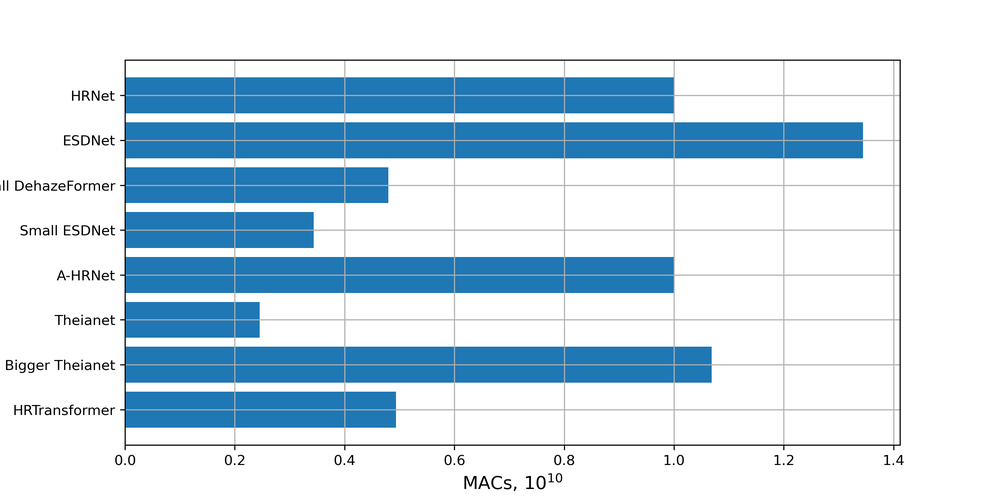
#> input picture figs/complexity.png, 1000 x 500 px, shrunk from 3000 x 1500 before the run
$ python -i common.py   (imports and definitions only)
#> lines starting #> are read from the running program, lines starting #| are printed output that depends on the picture
import numpy as np
import cv2


class AverageMeter(object):
	def __init__(self):
		self.reset()

	def reset(self):
		self.val = 0
		self.avg = 0
		self.sum = 0
		self.count = 0

	def update(self, val, n=1):
		self.val = val
		self.sum += val * n
		self.count += n
		self.avg = self.sum / self.count


class ListAverageMeter(object):
	"""Computes and stores the average and current values of a list"""
	def __init__(self):
		self.len = 10000  # set up the maximum length
		self.reset()

	def reset(self):
		self.val = [0] * self.len
		self.avg = [0] * self.len
		self.sum = [0] * self.len
		self.count = 0

	def set_len(self, n):
		self.len = n
		self.reset()

	def update(self, vals, n=1):
		assert len(vals) == self.len, 'length of vals not equal to self.len'
		self.val = vals
		for i in range(self.len):
			self.sum[i] += self.val[i] * n
		self.count += n
		for i in range(self.len):
			self.avg[i] = self.sum[i] / self.count


def read_img(filename, quadruple_space=False):
#> called with filename = '../figs/complexity.png', quadruple_space = False
	img = cv2.imread(filename)
#> img is the input picture: shape (500, 1000, 3); mean B, G, R 233.4, 219.5, 199.6
	if quadruple_space:
		hsv = cv2.cvtColor(img, cv2.COLOR_BGR2HSV)
		ycc = cv2.cvtColor(img, cv2.COLOR_BGR2YCR_CB)
		lab = cv2.cvtColor(img, cv2.COLOR_BGR2LAB)
		img = np.concatenate([img[:, :, ::-1], hsv, ycc, lab], axis=-1)
	else:
		img = img[:, :, ::-1]
	return img.astype('float32') / 255.0
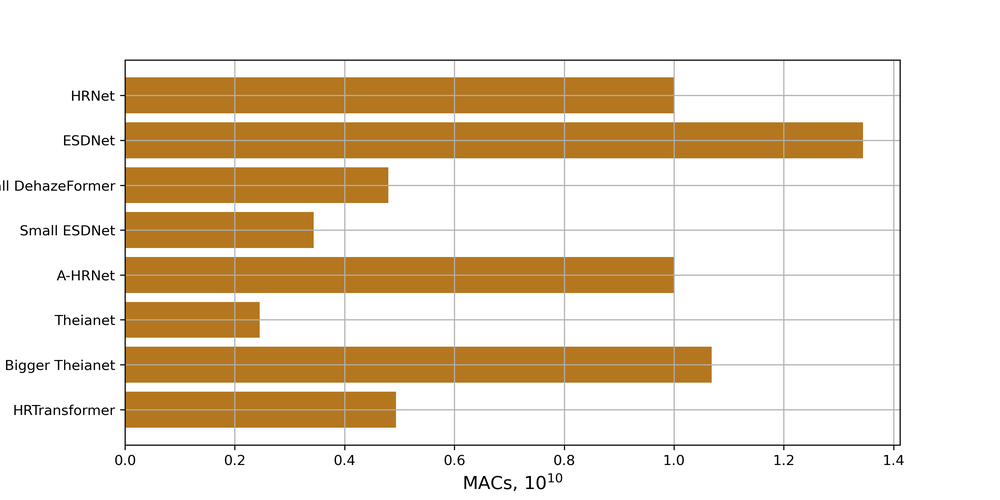
#> returned value: shape (500, 1000, 3) float32; mean of channels 0, 1, 2 0.783, 0.861, 0.915; drawn as B, G, R


def write_img(filename, img):
	img = np.round((img[:, :, ::-1].copy() * 255.0)).astype('uint8')
	cv2.imwrite(filename, img)


def hwc_to_chw(img):
	return np.transpose(img, axes=[2, 0, 1]).copy()


def chw_to_hwc(img):
	return np.transpose(img, axes=[1, 2, 0]).copy()

>>> result = read_img('../figs/complexity.png')

$ run again, on figs/params.png
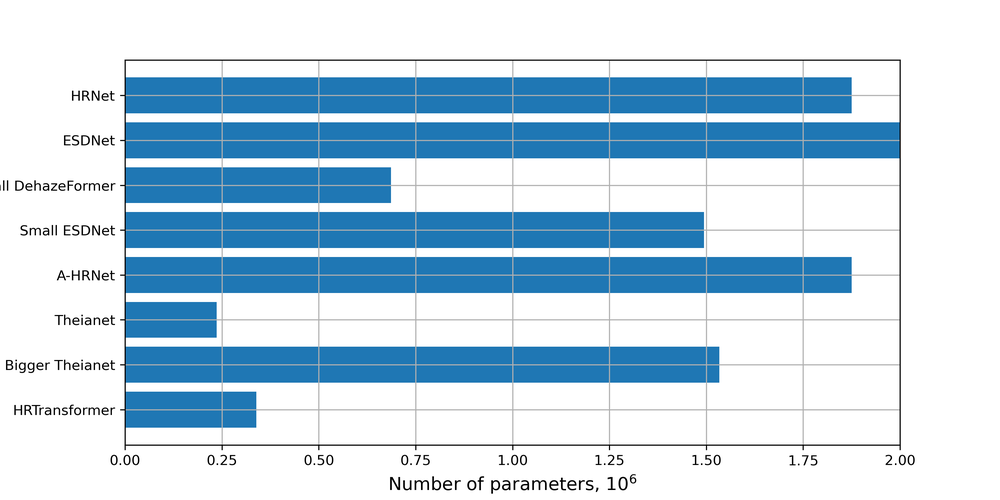
#> input picture figs/params.png, 1000 x 500 px, shrunk from 3000 x 1500 before the run
#> in read_img, img is the input picture: shape (500, 1000, 3); mean B, G, R 229.8, 213.4, 189.8
#> in read_img, `return img.astype('float32') / 255.0`:
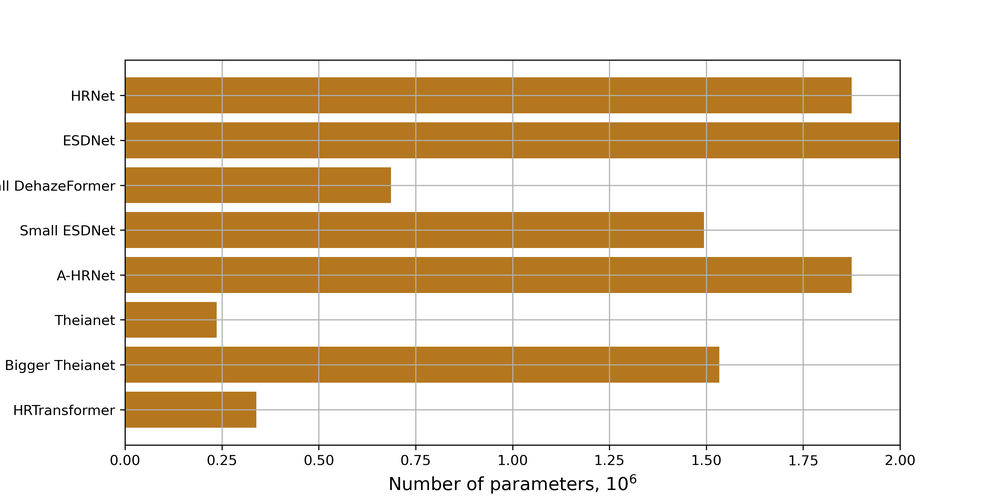
#> returned value: shape (500, 1000, 3) float32; mean of channels 0, 1, 2 0.745, 0.837, 0.901; drawn as B, G, R

$ run again, on figs/psnr.png
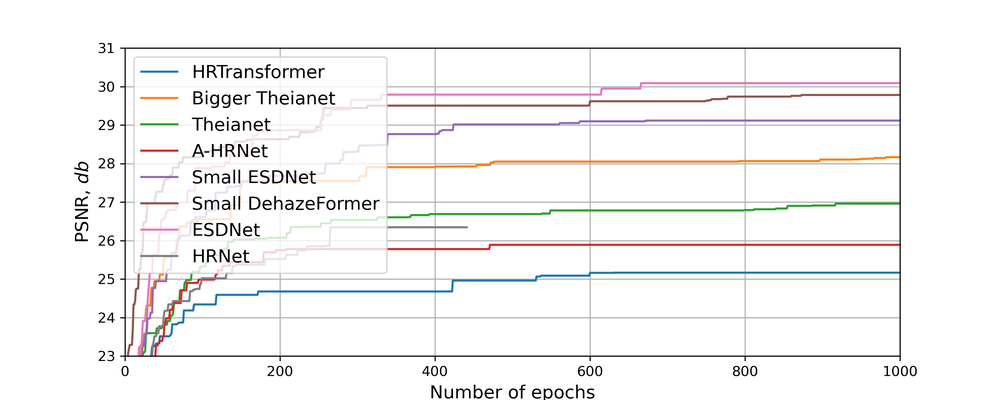
#> input picture figs/psnr.png, 1000 x 400 px, shrunk from 3000 x 1200 before the run
#> in read_img, img is the input picture: shape (400, 1000, 3); mean B, G, R 244.2, 244.1, 245.2
#> in read_img, `return img.astype('float32') / 255.0`:
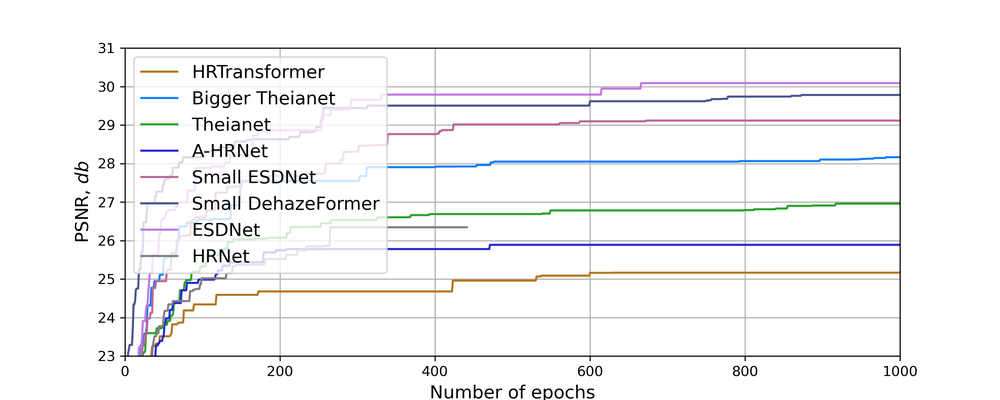
#> returned value: shape (400, 1000, 3) float32; mean of channels 0, 1, 2 0.961, 0.957, 0.957; drawn as B, G, R

$ run again, on figs/esdnet.png
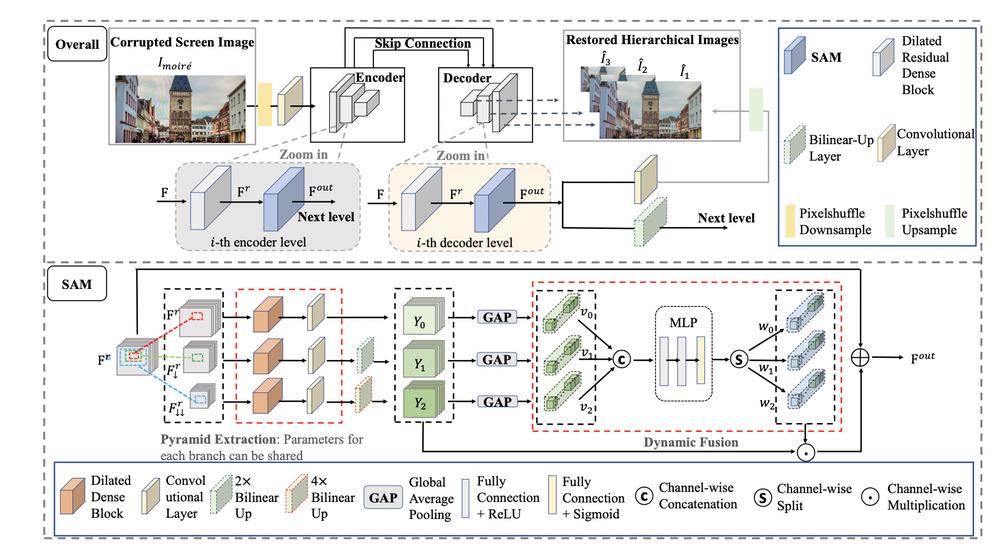
#> input picture figs/esdnet.png, 1000 x 559 px, shrunk from 1698 x 950 before the run
#> in read_img, img is the input picture: shape (559, 1000, 3); mean B, G, R 233.2, 233.7, 233.9
#> in read_img, `return img.astype('float32') / 255.0`:
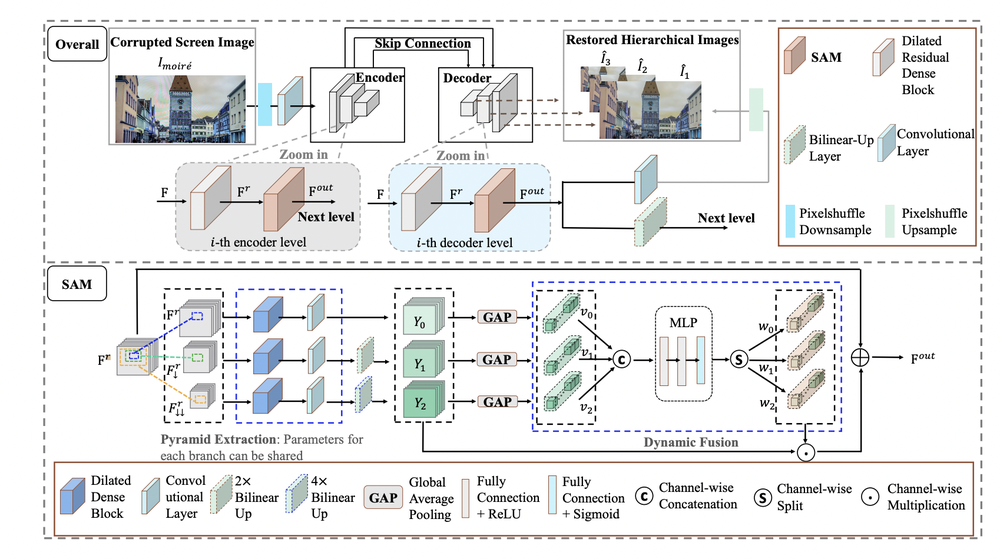
#> returned value: shape (559, 1000, 3) float32; mean of channels 0, 1, 2 0.918, 0.916, 0.915; drawn as B, G, R
